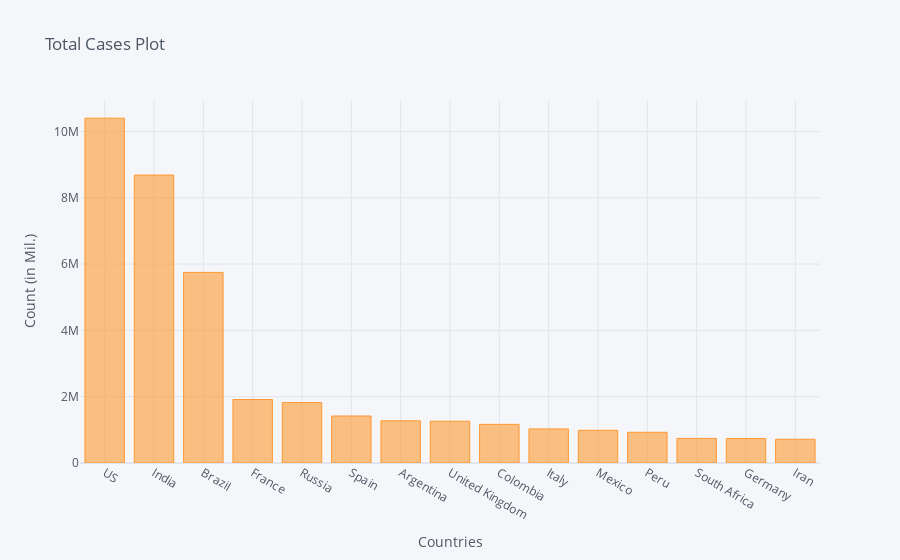

The notebook cell this image was saved under:
### Code cell
corona_dframe_agg_plot.iplot(kind='bar', x='Country/Region', y='11/11/20',
                             title='Total Cases Plot',xTitle='Countries',yTitle='Count (in Mil.)')

### Figure 1 — Plotly figure (JSON) as saved in the notebook; plotly's stock layout.template omitted (floating-point values rounded to 4 significant figures)
{"data": [{"marker": {"color": "rgba(255, 153, 51, 0.6)", "line": {"color": "rgba(255, 153, 51, 1.0)", "width": 1}}, "name": "11/11/20", "orientation": "v", "text": "", "type": "bar", "x": ["US", "India", "Brazil", "France", "Russia", "Spain", "Argentina", "United Kingdom", "Colombia", "Italy", "Mexico", "Peru", "South Africa", "Germany", "Iran"], "y": [10400227, 8683916, 5747660, 1914918, 1822345, 1417709, 1273356, 1260198, 1165326, 1028424, 986177, 925431, 742394, 738094, 715068]}], "layout": {"legend": {"bgcolor": "#F5F6F9", "font": {"color": "#4D5663"}}, "paper_bgcolor": "#F5F6F9", "plot_bgcolor": "#F5F6F9", "title": {"font": {"color": "#4D5663"}, "text": "Total Cases Plot"}, "xaxis": {"gridcolor": "#E1E5ED", "showgrid": true, "tickfont": {"color": "#4D5663"}, "title": {"font": {"color": "#4D5663"}, "text": "Countries"}, "zerolinecolor": "#E1E5ED"}, "yaxis": {"gridcolor": "#E1E5ED", "showgrid": true, "tickfont": {"color": "#4D5663"}, "title": {"font": {"color": "#4D5663"}, "text": "Count (in Mil.)"}, "zerolinecolor": "#E1E5ED"}}}
